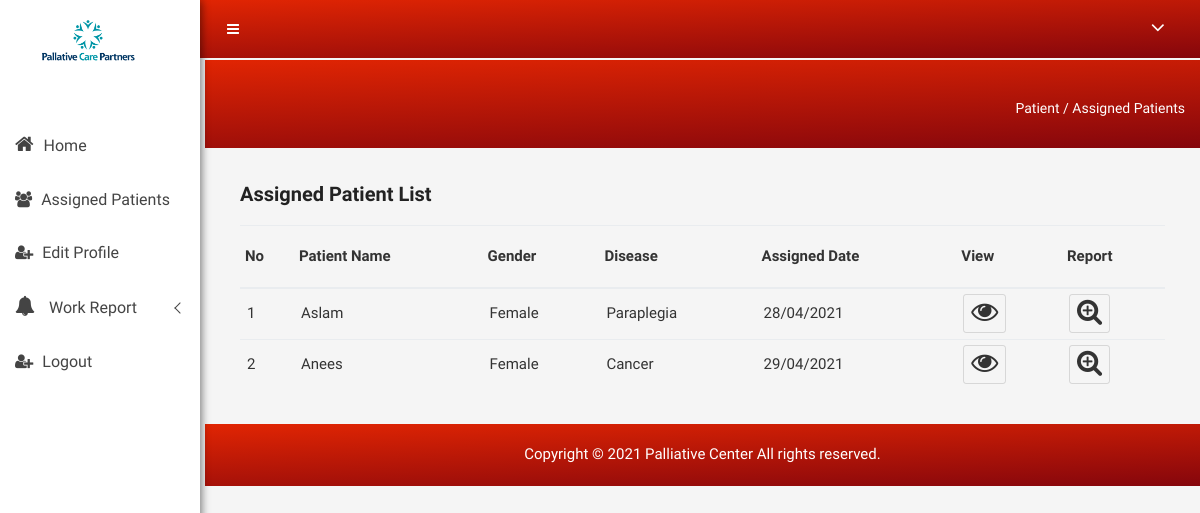
Before: /Nurse/view_patientlist.php (signed in) with the older database file.
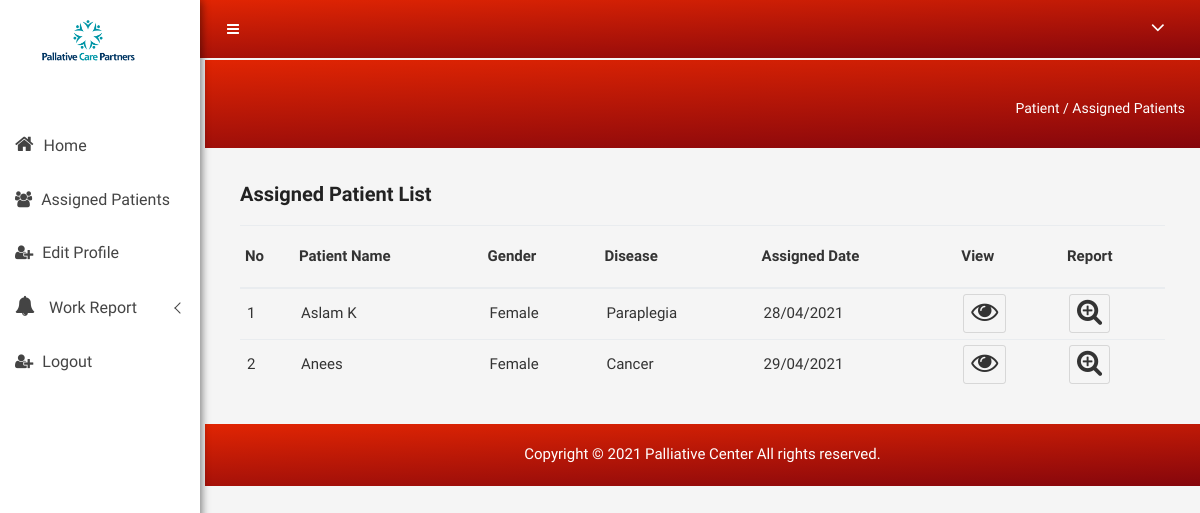
After: the same page with the newer database file.
### tables this page shows
CREATE TABLE `assign_nurse` (
  `ass_nid` int(5) NOT NULL,
  `nurse` int(5) NOT NULL,
  `patient` int(5) NOT NULL,
  `assigned_on` date NOT NULL,
  `ass_status` varchar(15) NOT NULL
);

CREATE TABLE `patient` (
  `pid` int(5) NOT NULL,
  `pname` varchar(30) NOT NULL,
  `mobile` bigint(12) NOT NULL,
  `dob` date NOT NULL,
  `gender` varchar(10) NOT NULL,
  `place` varchar(25) NOT NULL,
  `panchayath` varchar(25) NOT NULL,
  `ward` int(5) NOT NULL,
  `address` varchar(50) NOT NULL,
  `pincode` int(8) NOT NULL,
  `disease` varchar(30) NOT NULL
);

CREATE TABLE `nurse` (
  `nid` int(5) NOT NULL,
  `name` varchar(20) NOT NULL,
  `mobile` bigint(12) NOT NULL,
  `gender` varchar(15) NOT NULL,
  `dob` date NOT NULL,
  `place` varchar(15) NOT NULL,
  `address` varchar(30) NOT NULL
);

### Nurse/view_patientlist.php (the view, shortened to what this page needs)
<?php
include "header.php";
?>
<div class="breadcome-area">
    <div class="container-fluid">
        <div class="row">
            <div class="col-lg-12 col-md-12 col-sm-12 col-xs-12">
                <div class="breadcome-list single-page-breadcome">
                    <div class="row">
                        <div class="col-lg-6 col-md-6 col-sm-6 col-xs-6">
                        </div>
                        <div class="col-lg-6 col-md-6 col-sm-6 col-xs-6">
                            <ul class="breadcome-menu">
                                <li><a href="#">Patient</a> <span class="bread-slash">/</span>
                                </li>
                                <li><span class="bread-blod">Assigned Patients</span>
                                </li>
                            </ul>
                        </div>
                    </div>
                </div>
            </div>
        </div>
    </div>
</div>
</div>
<div class="product-status mg-tb-15">
    <div class="container-fluid">
        <div class="row">
            <div class="col-lg-12 col-md-12 col-sm-12 col-xs-12">
                <div class="product-status-wrap">
                    <?php
                    $sq=mysqli_query($con,"select * from patient INNER JOIN assign_nurse ON patient.pid=assign_nurse.patient inner join nurse ON assign_nurse.nurse=nurse.nid where nurse.mobile='$nmob'");
                    if(mysqli_num_rows($sq)==0){
                        echo "<h2 style='margin-left: 35%;color:seagreen;font-family: Times;font-style: italic;font-size: 39px;'>No details to show</h2><br><br><br><br><br><br><br><br><br><br><br><br><br><br><br><br><br><br><br>";
                    }else {
                        ?>
                        <h4>Assigned Patient List</h4>
                        <table>
                            <tr>
                                <th>No</th>
                                <th>Patient Name</th>
                                <th>Gender</th>
                                <th>Disease</th>
                                <th>Assigned Date</th>
                                <th data-field="view">View</th>
                                <th data-field="action">Report</th></tr>
                            <?php
                            $i = 1;
                            $sq=mysqli_query($con,"select * from patient INNER JOIN assign_nurse ON patient.pid=assign_nurse.patient inner join nurse ON assign_nurse.nurse=nurse.nid where nurse.mobile='$nmob'");
                            while ($ro = mysqli_fetch_array($sq)) {
                                ?>
                                <tr style="text-transform: capitalize">
                                    <td><?php echo $i ?></td>
                                    <td><?php echo $ro['pname'] ?></td>
                                    <td><?php echo $ro['gender'] ?></td>
                                    <td><?php echo $ro['disease'] ?></td>
                                    <td><?php echo date('d/m/Y', strtotime($ro['assigned_on'])) ?></td>
                                    <td>
                                        <a href="viewmore_plist.php?id=<?php echo $ro['pid'] ?>"
                                           data-toggle="tooltip" title="View" class="pd-setting-ed" style="padding: 6px 7px;
color:
#333;
font-size: 22px;
border-radius: 3px;
border: 1px solid
rgba(0,0,0,.12);
background:
#f5f5f5;">
                                            <i class="fa fa-eye" aria-hidden="true" style="font-size: 27px;"></i>
                                        </a>
                                    </td>
                                    <td>
                                        <a href="add_report.php?aid=<?php echo $ro['pid'] ?>"
                                           data-toggle="tooltip" title="View" class="pd-setting-ed" style="padding: 6px 7px;
color:
#333;
font-size: 22px;
border-radius: 3px;
border: 1px solid
rgba(0,0,0,.12);
background:
#f5f5f5;">
                                            <i class="fa fa-search-plus" style="font-size: 27px;"></i>
                                        </a>
                                    </td>
                                </tr>
                                <?php
                                $i++;
                            }
                            ?>
                        </table>
                        <?php
                    }
                    ?>
                </div>
            </div>
        </div>
    </div>
</div>
<?php
include "footer.php";
?>
</body>
</html>

Changed rows visible on the page:
changed through a linked row, assign_nurse "Paraplegia": patient.pname "Aslam" → "Aslam K"
